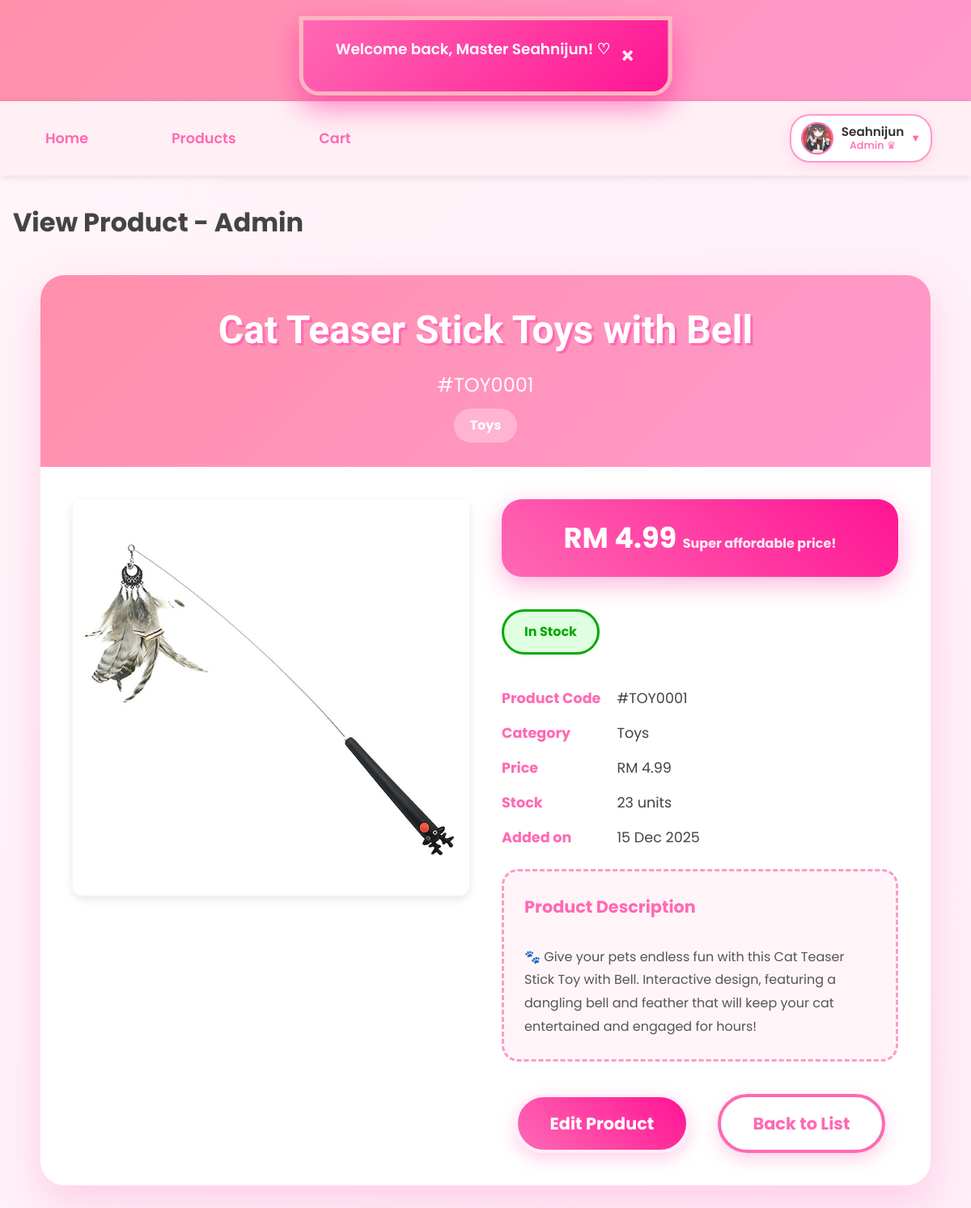
Page /admin/product_view.php?id=96 (signed in) on the earlier database version.
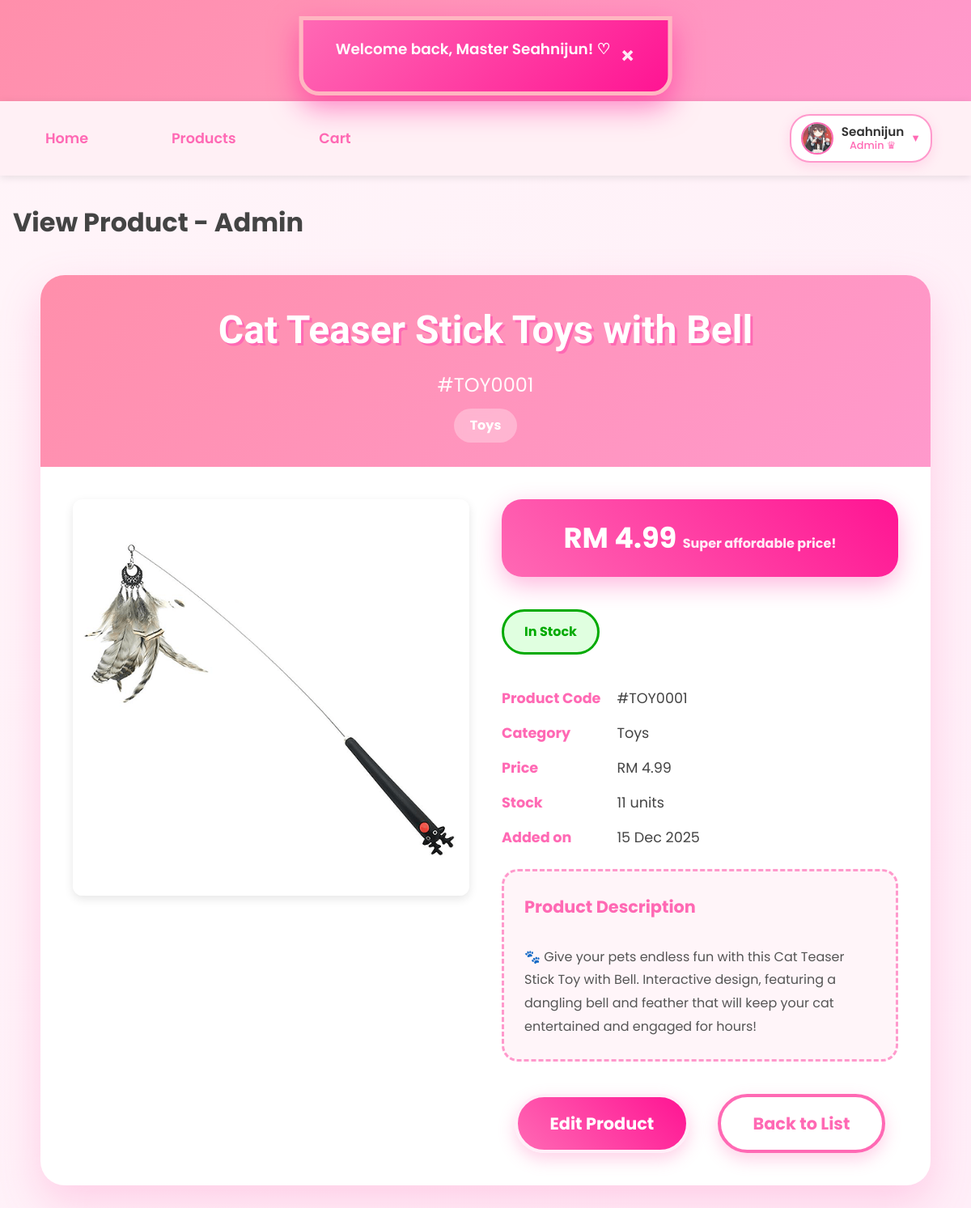
Same page on the later database version.
### tables this page shows
CREATE TABLE `product` (
  `product_id` int(11) NOT NULL,
  `product_code` varchar(20) NOT NULL,
  `product_name` varchar(200) NOT NULL,
  `description` text DEFAULT NULL,
  `price` decimal(10,2) NOT NULL,
  `stock_quantity` int(11) DEFAULT 0,
  `category_id` int(11) NOT NULL,
  `is_active` tinyint(1) DEFAULT 1,
  `created_at` datetime DEFAULT current_timestamp(),
  `updated_at` datetime DEFAULT current_timestamp() ON UPDATE current_timestamp(),
  `photo_name` varchar(255) NOT NULL
);

CREATE TABLE `category` (
  `category_id` int(11) NOT NULL,
  `category_code` varchar(10) NOT NULL,
  `category_name` varchar(100) NOT NULL,
  `description` text DEFAULT NULL,
  `created_at` datetime DEFAULT current_timestamp()
);

### _base.php (called while the page is built, shortened)
<?php
function get($key, $value = null) {
    $value = $_GET[$key] ?? $value;
    return is_array($value) ? array_map('trim', $value) : trim($value);
}
function encode($value) {
    return htmlentities($value);
}
?>

### admin/product_view.php (the view, shortened to what this page needs)
<?php
require '../_base.php';
$id = get('id');
$stmt = $_db->prepare("
    SELECT p.*, c.category_name, c.category_code
    FROM product p
    JOIN category c ON p.category_id = c.category_id
    WHERE p.product_id = ?
");
$stmt->execute([$id]);
$product = $stmt->fetch();
include '../_head.php';
?>
<div class="product-view-container">
    <div class="product-view-header">
        <h1><?= encode($product->product_name) ?></h1>
        <div class="product-code">#<?= encode($product->product_code) ?></div>
        <div class="category-badge"><?= encode($product->category_name) ?></div>
    </div>
    <div class="product-body">
        <div class="product-gallery">
    <?php if ($product->photo_name): ?>
        <img src="../admin/uploads/products/<?=  encode($product->photo_name) ?>"
             alt="<?=  encode($product->photo_name) ?>"
             class="main-image"
             style="width:100%; max-width:500px; border-radius:12px; box-shadow:0 4px 12px rgba(0,0,0,0.1);">
    <?php endif; ?>
</div>
        <div class="product-info">
            <div class="price-box">
                RM <?= number_format($product->price, 2) ?>
                <small>Super affordable price!</small>
            </div>
            <div class="stock-status <?= $product->stock_quantity > 10 ? 'stock-in' : ($product->stock_quantity > 0 ? 'stock-low' : 'stock-out') ?>">
                <?php if ($product->stock_quantity > 10): ?>
                    In Stock
                <?php elseif ($product->stock_quantity > 0): ?>
                    Only <?= $product->stock_quantity ?> left! Hurry~
                <?php else: ?>
                    Sold Out
                <?php endif; ?>
            </div>
            <div class="info-grid">
                <strong>Product Code</strong>   <span>#<?= encode($product->product_code) ?></span>
                <strong>Category</strong>       <span><?= encode($product->category_name) ?></span>
                <strong>Price</strong>          <span>RM <?= number_format($product->price, 2) ?></span>
                <strong>Stock</strong>          <span><?= $product->stock_quantity ?> units</span>
                <strong>Added on</strong>       <span><?= date('j M Y', strtotime($product->created_at)) ?></span>
            </div>
            <?php if ($product->description): ?>
            <div class="description-box">
                <strong style="color:#ff69b4; font-size:1.3rem;">Product Description</strong><br><br>
                <?= nl2br(encode($product->description)) ?>
            </div>
            <?php endif; ?>
            <div class="action-buttons" style="text-align:center; margin-top:40px;">
                <a href="product_edit.php?id=<?= $id ?>" class="moe-btn moe-btn-primary">Edit Product</a>
                <a href="product_list.php" class="moe-btn moe-btn-secondary">Back to List</a>
            </div>
        </div>
    </div>
</div>

Differences in the rows shown:
changed product "Cat Teaser Stick Toys with Bell": stock_quantity "23" → "11"
